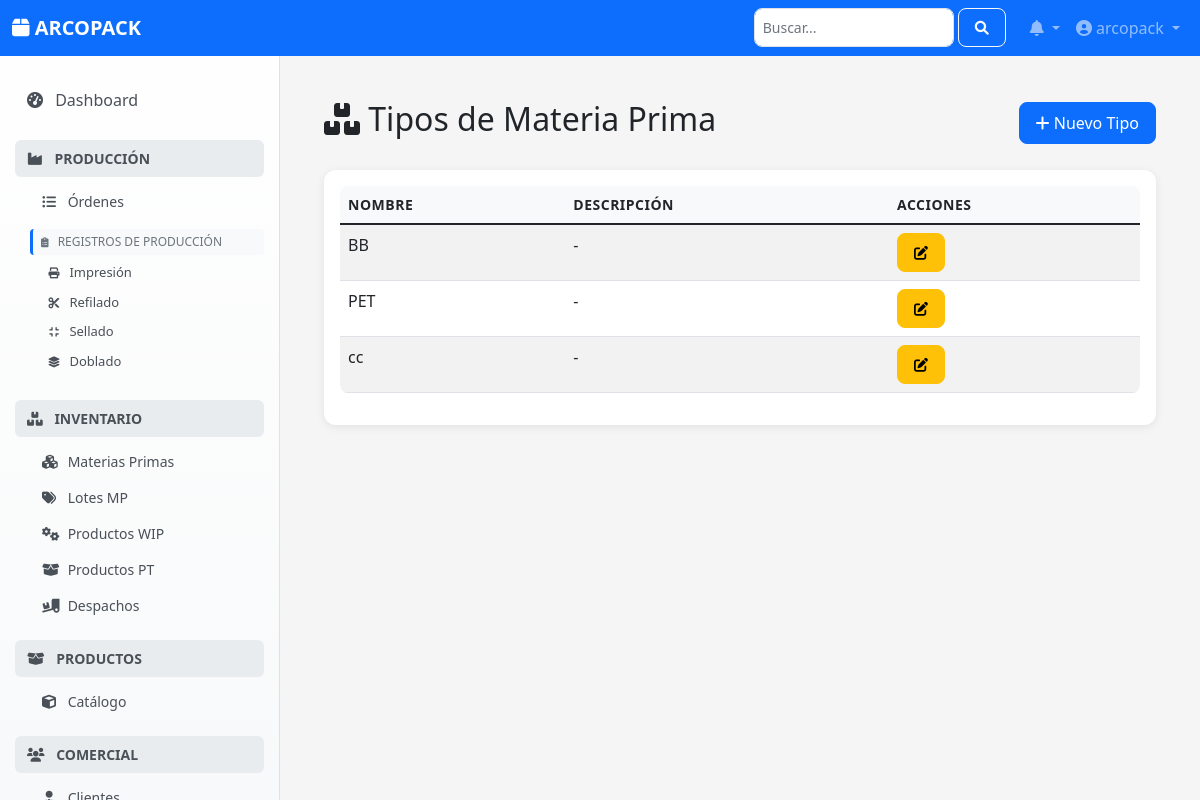
/configuracion/tipos-materia-prima/ (signed in), run on the app's committed database.
### configuracion/models.py (models this page shows, shortened)
class TipoMateriaPrima(models.Model):
    nombre = models.CharField(max_length=100, unique=True)
    descripcion = models.TextField(blank=True, null=True)
    class Meta:
        verbose_name = "Tipo Materia Prima Base"
        verbose_name_plural = "Tipos Materia Prima Base"
        ordering = ['nombre']

### configuracion/views.py (the view)
    class SimpleListView(LoginRequiredMixin, ListView):
        model = model_class
        template_name = list_template if list_template else f'configuracion/{template_prefix}_list.html'
        context_object_name = 'object_list'
        paginate_by = 20
        def get_queryset(self):
            queryset = model_class.objects.all()
            search = self.request.GET.get('search')
            if search and hasattr(model_class, 'nombre'):
                queryset = queryset.filter(nombre__icontains=search)
            return queryset.order_by('nombre')

### notificaciones/context_processors.py (called while the page is built)
def notifications(request):
    if request.user.is_authenticated:
        notificaciones_no_leidas = Notificacion.objects.filter(
            usuario=request.user,
            leida=False
        ).count()
        notificaciones = Notificacion.objects.filter(
            usuario=request.user
        ).order_by('-fecha_creacion')[:5]
        return {
            'notificaciones': notificaciones,
            'notificaciones_no_leidas': notificaciones_no_leidas
        }
    return {
        'notificaciones': [],
        'notificaciones_no_leidas': 0
    }

### configuracion/templates/configuracion/tipo_materia_prima_list.html (shortened to what this page needs)
{% extends "base.html" %}
{% block content %}
<div class="container">
    <div class="row mb-4 align-items-center">
        <div class="col">
            <h2><i class="fas fa-boxes"></i> Tipos de Materia Prima</h2>
        </div>
        <div class="col text-end">
            <a href="{% url 'configuracion_web:tipo-materia-prima-create' %}" class="btn btn-primary">
                <i class="fas fa-plus"></i> Nuevo Tipo
            </a>
        </div>
    </div>
    <div class="card">
        <div class="card-body">
            <div class="table-responsive">
                <table class="table table-striped table-hover">
                    <thead>
                        <tr>
                            <th>Nombre</th>
                            <th>Descripción</th>
                            <th>Acciones</th>
                        </tr>
                    </thead>
                    <tbody>
                        {% for tipo in object_list %}
                        <tr>
                            <td>{{ tipo.nombre }}</td>
                            <td>{{ tipo.descripcion|default:"-" }}</td>
                            <td>
                                <div class="btn-group">
                                    <a href="{% url 'configuracion_web:tipo-materia-prima-update' tipo.id %}" class="btn btn-sm btn-warning">
                                        <i class="fas fa-edit"></i>
                                    </a>
                                </div>
                            </td>
                        </tr>
                        {% empty %}
                        <tr>
                            <td colspan="3" class="text-center">No hay tipos de materia prima registrados</td>
                        </tr>
                        {% endfor %}
                    </tbody>
                </table>
            </div>
        </div>
    </div>
</div>
{% endblock %}

### templates/layouts/navbar.html (shortened to what this page needs)
<nav class="navbar navbar-expand-lg navbar-dark bg-primary fixed-top">
    <div class="container-fluid">
        <a class="navbar-brand" href="{% url 'root' %}">
            <i class="fas fa-box"></i> ARCOPACK
        </a>
        <div class="collapse navbar-collapse" id="navbarNav">
            <ul class="navbar-nav ms-auto">
                <li class="nav-item me-3">
                    <form class="d-flex" role="search">
                        <input class="form-control form-control-sm" type="search" placeholder="Buscar..." aria-label="Search">
                        <button class="btn btn-outline-light btn-sm ms-1" type="submit">
                            <i class="fas fa-search"></i>
                        </button>
                    </form>
                </li>
                <li class="nav-item dropdown">
                    <a class="nav-link dropdown-toggle position-relative" href="#" id="notificationsDropdown" role="button"
                       data-bs-toggle="dropdown">
                        <i class="fas fa-bell"></i>
                    </a>
                </li>
                <li class="nav-item dropdown">
                    <a class="nav-link dropdown-toggle" href="#" id="userDropdown" role="button"
                       data-bs-toggle="dropdown">
                        <i class="fas fa-user-circle"></i> {{ user.get_full_name|default:user.username }}
                    </a>
                </li>
            </ul>
        </div>
    </div>
</nav>

### templates/base.html (style rules this page uses)
:root { --primary-color: #0d6efd; --secondary-color: #6c757d; --success-color: #198754; --warning-color: #ffc107; --danger-color: #dc3545; --info-color: #0dcaf0; --light-color: #f8f9fa; --dark-color: #212529; --sidebar-width: 280px; }
body { font-family: 'Segoe UI', Tahoma, Geneva, Verdana, sans-serif; background-color: #f5f5f5; }
.card { border: none; border-radius: 12px; box-shadow: 0 2px 10px rgba(0, 0, 0, 0.08); margin-bottom: 1.5rem; transition: all 0.3s ease; }
.btn { border-radius: 8px; font-weight: 500; padding: 0.5rem 1rem; transition: all 0.2s ease; }
.form-control, .form-select { border-radius: 8px; border: 1px solid #dee2e6; transition: all 0.2s ease; }
.table { border-radius: 8px; overflow: hidden; }
.table th { background-color: var(--light-color); border: none; font-weight: 600; text-transform: uppercase; font-size: 0.875rem; letter-spacing: 0.5px; }
.fade-in { animation: fadeIn 0.5s ease-out; }

### templates/layouts/navbar.html (style rules this page uses)
.navbar-brand { font-weight: 600; font-size: 1.25rem; }
.form-control-sm { width: 200px; }

### data on the page
TipoMateriaPrima: nombre "BB", descripcion "-"
TipoMateriaPrima: nombre "PET", descripcion "-"
TipoMateriaPrima: nombre "cc", descripcion "-"

### other printed values
{{ user.get_full_name|default:user.username }} "arcopack"
